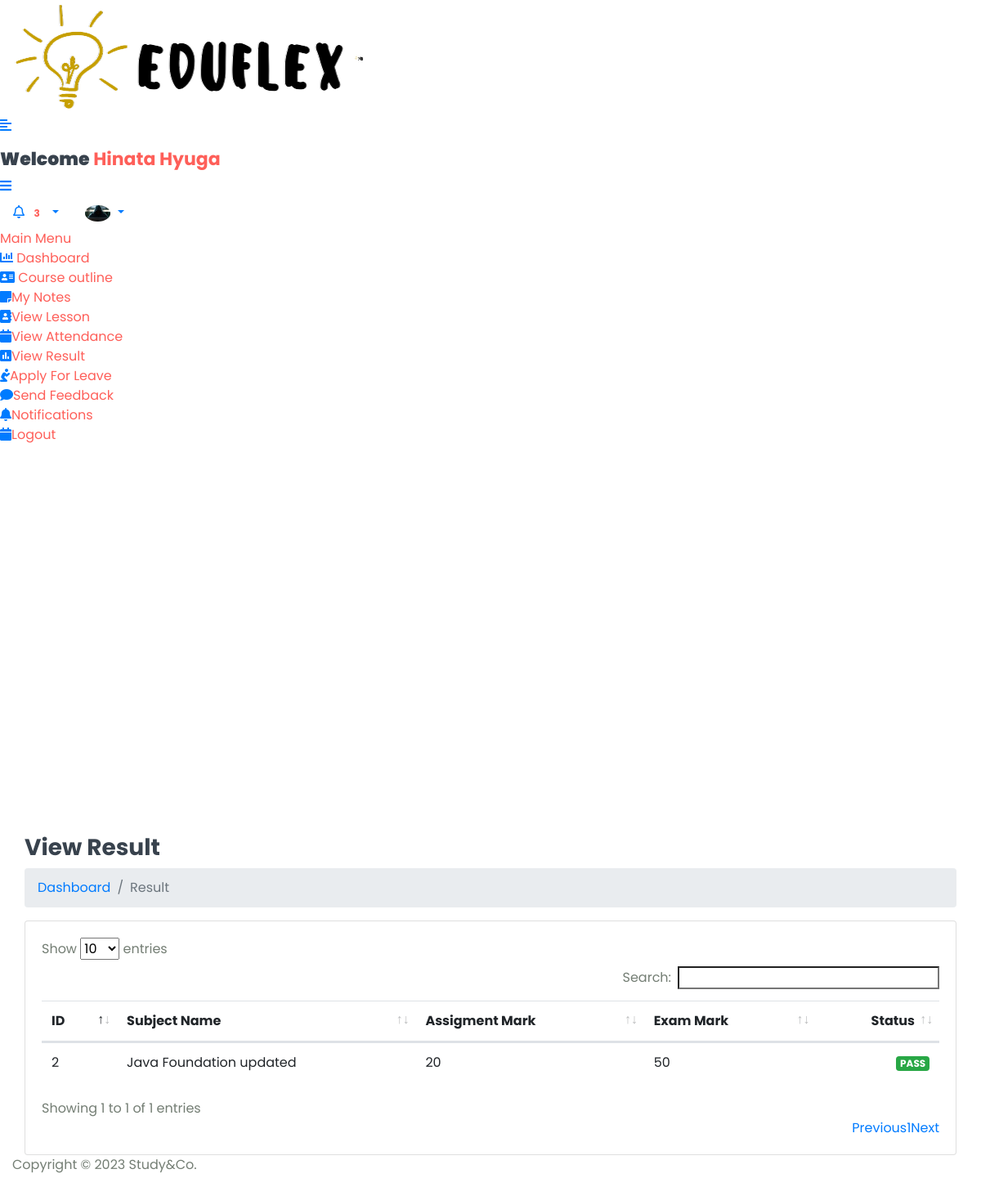
/Student/View_Result/ (signed in), run on an earlier commit of the app's database.
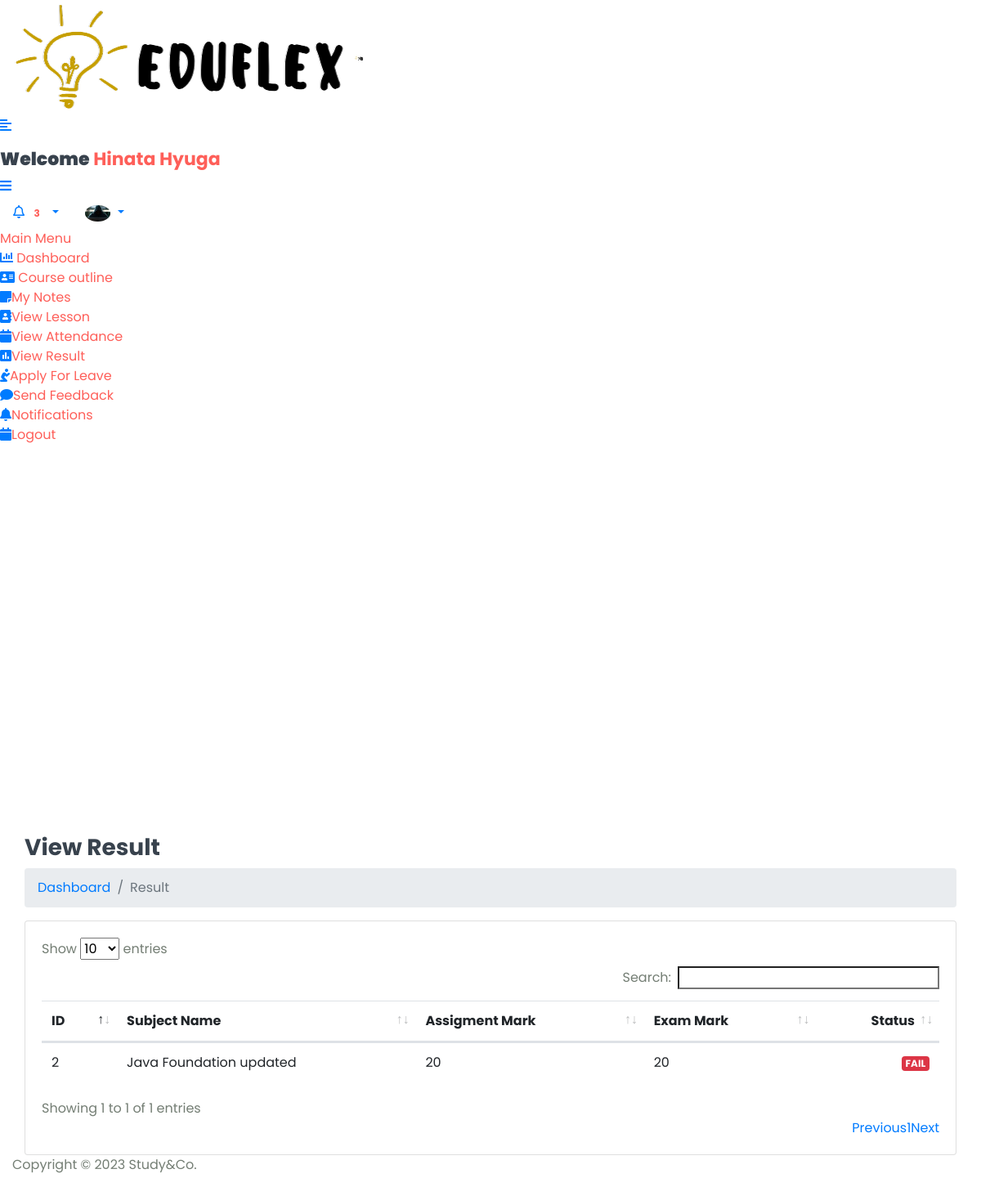
And on a later commit of the database.
### StudyApp/models.py (models this page shows, shortened)
class StudentResult(models.Model):
    student_id = models.ForeignKey(Student,on_delete=models.CASCADE)
    subject_id = models.ForeignKey(Subject,on_delete=models.CASCADE)
    assignment_mark = models.IntegerField()
    exam_mark = models.IntegerField()
    created_at = models.DateField(auto_now_add=True)
    updated_at = models.DateField(auto_now_add=True)

class Subject(models.Model):
    name = models.CharField(max_length=100)
    course = models.ForeignKey(Course,on_delete=models.CASCADE)
    staff = models.ForeignKey(Staff,on_delete=models.CASCADE)
    created_at = models.DateTimeField(auto_now_add=True,null = True)
    updated_at = models.DateTimeField(auto_now=True)

### StudyGo/Student_Views.py (the view)
# urls.py: path('Student/View_Result/',Student_Views.VIEW_RESULT,name='view_result'),
@login_required(login_url='login/')
def VIEW_RESULT(request):
    mark = None
    student = Student.objects.get(admin = request.user.id)
    result = StudentResult.objects.filter(student_id = student)
    for i in result:
        assignment_mark = i.assignment_mark
        exam_mark = i.exam_mark
        mark = assignment_mark + exam_mark
    context = {
        'result':result,
        'mark':mark
    }
    return render(request,'Student/view_result.html',context)

### templates/Student/view_result.html (shortened to what this page needs)
{% extends 'base.html' %} {% block content %}
<div class="content container-fluid">
  <div class="page-header">
    <div class="row align-items-center">
      <div class="col">
        <h3 class="page-title">View Result</h3>
        <ul class="breadcrumb">
          <li class="breadcrumb-item"><a href="index.html">Dashboard</a></li>
          <li class="breadcrumb-item active">Result</li>
        </ul>
      </div>
    </div>
  </div>
  <div class="row">
    <div class="col-sm-12">
      <div class="card card-table">
        <div class="card-body">
          <div class="table-responsive">
            <table id="table_id" class="table table-hover table-center mb-0">
              <thead>
                <tr>
                  <th>ID</th>
                  <th>Subject Name</th>
                  <th>Assigment Mark</th>
                  <th>Exam Mark</th>
                  <th class="text-right">Status</th>
                </tr>
              </thead>
              <tbody>
                {% for i in result %}
                <tr>
                  <td>{{i.id}}</td>
                  <td>{{i.subject_id.name}}</td>
                  <td>{{i.assignment_mark}}</td>
                  <td>{{i.exam_mark}}</td>
                  <td class="text-right">
                    {% if mark >= 50 %}
                    <span class="badge badge-success">PASS</span>
                    {% else %}
                    <span class="badge badge-danger">FAIL</span>
                    {% endif %}
                  </td>
                </tr>
                {% endfor %}
              </tbody>
            </table>
          </div>
        </div>
      </div>
    </div>
  </div>
</div>
{% endblock content %}

What changed in the data, as far as the page shows it:
changed StudentResult "Java Foundation updated": exam_mark "50" → "20"; text "PASS" → "FAIL"
